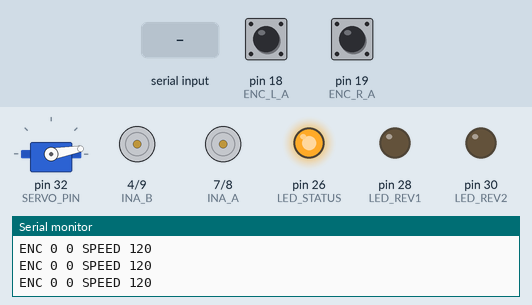
Bench run of a sketch on a simulated Arduino Mega 2560, built with avr-gcc and run on an emulated ATmega2560. Parts: servo, motor-driver pin pairs drawn as motors (green arrow = first pin HIGH = forward, orange = second pin HIGH = backward, longer = more drive, scaled by the enable pin), output pins drawn as LEDs (lit = HIGH), the last lines printed to the serial monitor. The inputs (shaded band) are chosen by the test bench; at power-on: pin 18 (ENC_L_A) HIGH, pin 19 (ENC_R_A) HIGH.

Above: at 1.2 s.
1.3 s: "w" received over Serial
At 2.8 s:
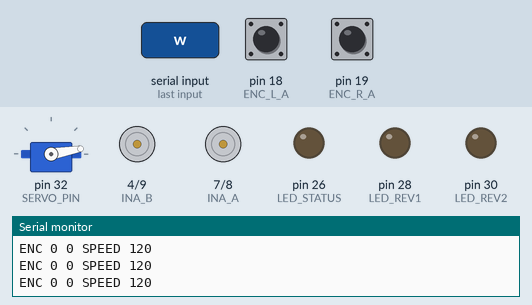
4.3 s: "s" received over Serial
At 4.4 s:
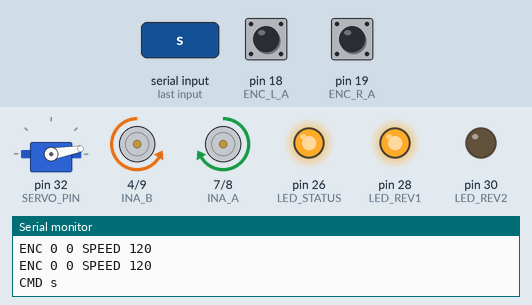
7.3 s: "a" received over Serial
At 7.7 s:
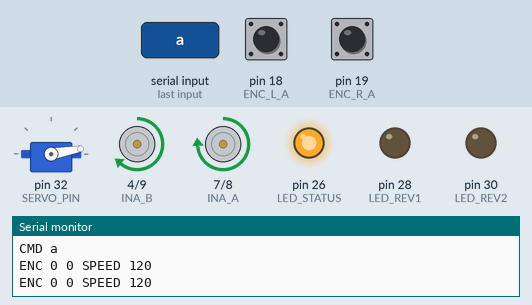
10.3 s: "d" received over Serial
At 10.55 s:
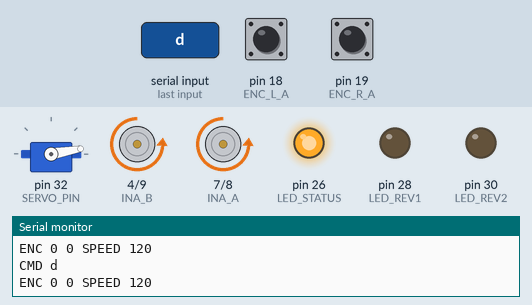
13.3 s: "u" received over Serial
At 14.8 s:
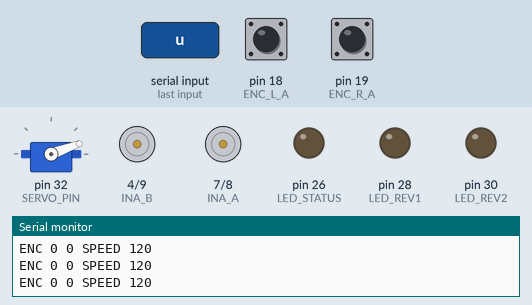
16.3 s: "w" received over Serial
At 16.4 s:
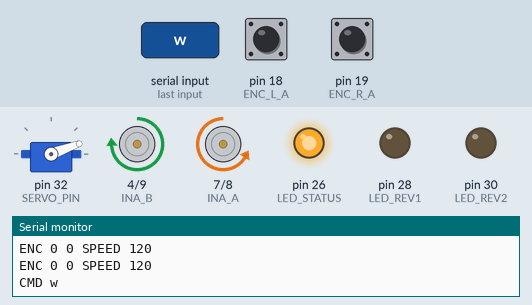
Timing chart, 0 to 20.3 s (numbered marks = the images above; inputs shaded):
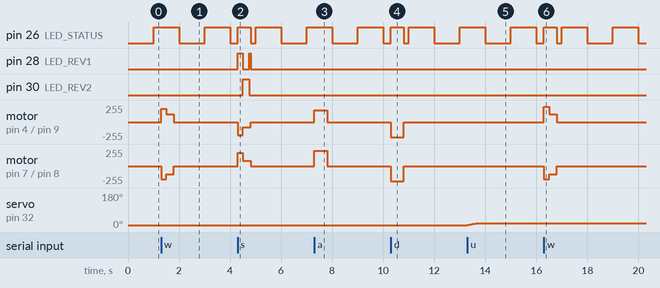

Measured:
- after the input at 1.3 s, motor on pin 4 (INA_B) / pin 9 (INB_B): stopped → forward 200/255 at once, → forward 120/255 0.20 s later, → stopped 0.30 s later; motor on pin 7 (INA_A) / pin 8 (INB_A): stopped → backward 200/255 at once, → backward 120/255 0.20 s later, → stopped 0.30 s later
- after the input at 4.3 s, pin 28 (LED_REV1): LOW → HIGH at once, → LOW 0.20 s later, → HIGH 0.25 s later, → LOW 0.05 s later; pin 30 (LED_REV2): LOW → HIGH after 0.20 s, → LOW 0.25 s later
- after the input at 7.3 s, motor on pin 4 (INA_B) / pin 9 (INB_B): stopped → forward 180/255 at once, → stopped 0.50 s later; motor on pin 7 (INA_A) / pin 8 (INB_A): stopped → forward 230/255 at once, → stopped 0.50 s later
- after the input at 10.3 s, motor on pin 4 (INA_B) / pin 9 (INB_B), motor on pin 7 (INA_A) / pin 8 (INB_A): stopped → backward 230/255 at once, → stopped 0.50 s later
- after the input at 13.3 s, servo on pin 32 (SERVO_PIN): moves from 10° to 20° over 0.36 s, starting at once
- after the input at 16.3 s, motor on pin 4 (INA_B) / pin 9 (INB_B): stopped → forward 230/255 at once, → forward 120/255 0.20 s later, → stopped 0.30 s later; motor on pin 7 (INA_A) / pin 8 (INB_A): stopped → backward 200/255 at once, → backward 120/255 0.20 s later, → stopped 0.30 s later

The sketch:

jnnp_keyboard_drive.ino
```cpp
/*
  JNNP ROBOTICS CLUB - KEYBOARD DRIVE
  Arduino Mega 2560 + Monster Moto Shield
  Four GA25-370 motors wired in parallel pairs
    Left pair  = Channel A (pins 7, 8, 5)
    Right pair = Channel B (pins 4, 9, 6)

  KEYS (from the Pi program robot_teleop.py, hold the key down)
    w / RIGHT arrow = forward          s / LEFT arrow = backward
    a / UP arrow    = turn LEFT        d / DOWN arrow = turn RIGHT
    x / SPACE = stop   + / - = speed   u / n = deck up / down   r = reset encoders

  FEATURES
    * Forward: both sides 120    Backward: both sides 80
    * Turn left : left -180 (back), right 230   Turn right: left 230, right -180 (back)
    * Kick-start: short full-power burst whenever a movement starts
    * Drive-straight correction: the encoders are compared every 50 ms and the
      faster side is slowed / slower side sped up, so W and S go straight
    * Safety stop if no key arrives for 0.5 s
    * Deck servo moves SLOWLY (1 degree every SERVO_STEP_MS) - driving keeps working while it moves
*/

#include <Servo.h>

// ---------- Motor pins ----------
const int INA_A = 7, INB_A = 8, PWM_A = 5;   // LEFT pair
const int INA_B = 4, INB_B = 9, PWM_B = 6;   // RIGHT pair

// ---------- Encoders ----------
const int ENC_L_A = 18, ENC_L_B = 22;        // left  yellow, white
const int ENC_R_A = 19, ENC_R_B = 24;        // right yellow, white

// ---------- Servo and LEDs ----------
const int SERVO_PIN = 32;
const int DECK_DOWN = 10;
const int DECK_UP   = 20;
// SLOW SERVO: the deck moves 1 degree every SERVO_STEP_MS milliseconds.
//   20 ms  -> about 50 degrees per second (gentle)
//   40 ms  -> about 25 degrees per second (slower)
//   10 ms  -> about 100 degrees per second (faster)
const unsigned long SERVO_STEP_MS = 40;
// The servo HOLDS the deck firmly closed all the time (from switch-on).
// It only opens when you press U, and closes when you press N.
// (A released servo is loose, so the deck could swing open when the robot
//  brakes or reverses - holding it stops that.)
const bool RELEASE_WHEN_DONE = false;
const unsigned long RELEASE_DELAY_MS = 500;  // wait this long after arriving, then release
const int LED_STATUS = 26, LED_REV1 = 28, LED_REV2 = 30;

// ---------- Speeds (0-255) ----------
int motorSpeed = 120;                        // FORWARD speed
int backSpeed  = 80;                         // BACKWARD speed
const int SPEED_STEP = 10;
const int MIN_SPEED = 50;
const int MAX_SPEED = 255;
const int KICK_SPEED = 200;                  // burst to start moving straight
const unsigned long KICK_TIME = 200;         // ms

// TURNING (UP = left, DOWN = right)
//   Turn LEFT : left wheels = TURN_LOW, right wheels = TURN_HIGH
//   Turn RIGHT: left wheels = TURN_HIGH, right wheels = TURN_LOW
//   Bigger difference between HIGH and LOW = shorter, faster turn
//   Negative TURN_LOW = inner wheels run BACKWARD, so both sides help rotate (best for a heavy robot)
const int TURN_HIGH = 230;                   // outer side (faster)
const int TURN_LOW  = -180;                  // inner side (slower) - lower = tighter turn
const unsigned long TURN_KICK_TIME = 200;    // same short start burst as straight


// ---------- Drive-straight correction ----------
const bool  STRAIGHT_CORRECTION = false;     // OFF: the left and right encoders count at different rates, so it was cutting power
const float KP = 0.8;                        // how strongly to correct (0.3 - 1.5)
const int   MAX_TRIM = 40;                   // maximum speed difference added per side
const unsigned long CORRECT_EVERY = 50;      // ms

// ---------- Safety ----------
const bool SAFETY_TIMEOUT = true;            // false only for Serial Monitor testing
const unsigned long TIMEOUT_MS = 500;

// ---------- State ----------
volatile long leftCount = 0, rightCount = 0;
char motion = 'x';
unsigned long lastCmdTime = 0, lastReport = 0, lastCorrect = 0, kickUntil = 0;
bool kicking = false;
float trim = 0;                              // + means slow the left, speed up the right
long prevL = 0, prevR = 0;
Servo deck;
int deckPos    = DECK_DOWN;                  // where the servo is now
int deckTarget = DECK_DOWN;                  // where it is going
unsigned long lastServoStep = 0;
unsigned long servoArrivedAt = 0;
bool servoOn = false;                        // false = servo not powered by the signal (limp)

void servoStart() {                          // switch the servo on at its current position
  if (!servoOn) {
    deck.write(deckPos);                     // set position BEFORE attaching, so it does not jump
    deck.attach(SERVO_PIN);
    servoOn = true;
  }
  servoArrivedAt = millis();                 // keep it switched on while it moves
}

void leftEncoder()  { if (digitalRead(ENC_L_B)) leftCount++;  else leftCount--;  }
void rightEncoder() { if (digitalRead(ENC_R_B)) rightCount++; else rightCount--; }

void setup() {
  Serial.begin(115200);
  pinMode(INA_A, OUTPUT); pinMode(INB_A, OUTPUT); pinMode(PWM_A, OUTPUT);
  pinMode(INA_B, OUTPUT); pinMode(INB_B, OUTPUT); pinMode(PWM_B, OUTPUT);
  pinMode(ENC_L_A, INPUT_PULLUP); pinMode(ENC_L_B, INPUT_PULLUP);
  pinMode(ENC_R_A, INPUT_PULLUP); pinMode(ENC_R_B, INPUT_PULLUP);
  attachInterrupt(digitalPinToInterrupt(ENC_L_A), leftEncoder,  RISING);
  attachInterrupt(digitalPinToInterrupt(ENC_R_A), rightEncoder, RISING);
  pinMode(LED_STATUS, OUTPUT); pinMode(LED_REV1, OUTPUT); pinMode(LED_REV2, OUTPUT);
  servoStart();                              // hold the deck closed from the start
  deckTarget = DECK_DOWN;
  stopMotors();
  Serial.println("READY - keys: w a s d x + - u n r");
}

void loop() {
  // 1) Read keys
  while (Serial.available()) {
    char c = tolower(Serial.read());
    switch (c) {
      case 'w': case 's': case 'a': case 'd': case 'x':
        lastCmdTime = millis();
        if (c != motion) startMotion(c);
        break;
      case '+': motorSpeed = min(MAX_SPEED, motorSpeed + SPEED_STEP);
                backSpeed  = min(MAX_SPEED, backSpeed  + SPEED_STEP); applyMotion(); break;
      case '-': motorSpeed = max(MIN_SPEED, motorSpeed - SPEED_STEP);
                backSpeed  = max(MIN_SPEED, backSpeed  - SPEED_STEP); applyMotion(); break;
      case 'u': servoStart(); deckTarget = DECK_UP;   break;   // only moves when U is pressed
      case 'n': servoStart(); deckTarget = DECK_DOWN; break;   // only moves when N is pressed
      case 'r': noInterrupts(); leftCount = 0; rightCount = 0; interrupts(); break;
      default: break;
    }
  }

  // 2) Safety stop
  if (SAFETY_TIMEOUT && motion != 'x' && millis() - lastCmdTime > TIMEOUT_MS) startMotion('x');

  // 3) End of kick-start
  if (kicking && millis() > kickUntil) {
    kicking = false;
    resetCorrection();
    applyMotion();
  }

  // 4) Drive-straight correction (only for W and S, after the kick)
  if (millis() - lastCorrect >= CORRECT_EVERY) {
    lastCorrect = millis();
    noInterrupts(); long l = leftCount, r = rightCount; interrupts();
    long dl = labs(l - prevL), dr = labs(r - prevR);   // ticks moved by each side
    prevL = l; prevR = r;
    if (STRAIGHT_CORRECTION && !kicking && (motion == 'w' || motion == 's')
        && dl > 0 && dr > 0) {                          // both encoders working
      trim += KP * (dl - dr);                           // left faster -> trim grows
      trim = constrain(trim, -MAX_TRIM, MAX_TRIM);
      applyMotion();
    }
  }

  // 4b) Move the deck servo one small step towards its target (slow, smooth)
  if (servoOn && deckPos != deckTarget && millis() - lastServoStep >= SERVO_STEP_MS) {
    lastServoStep = millis();
    deckPos += (deckTarget > deckPos) ? 1 : -1;
    deck.write(deckPos);
    servoArrivedAt = millis();
  }
  // switch the servo off after it has arrived, so it cannot twitch on its own
  if (RELEASE_WHEN_DONE && servoOn && deckPos == deckTarget
      && millis() - servoArrivedAt > RELEASE_DELAY_MS) {
    deck.detach();
    servoOn = false;
  }

  // 5) LEDs
  bool blink = (millis() / 250) % 2;
  digitalWrite(LED_STATUS, motion != 'x' ? HIGH : (millis() / 1000) % 2);
  digitalWrite(LED_REV1, motion == 's' &&  blink);
  digitalWrite(LED_REV2, motion == 's' && !blink);

  // 6) Report to the Pi: ENC <left> <right> SPEED <speed>
  if (millis() - lastReport > 200) {
    lastReport = millis();
    noInterrupts(); long l = leftCount, r = rightCount; interrupts();
    Serial.print("ENC "); Serial.print(l); Serial.print(' '); Serial.print(r);
    Serial.print(" SPEED "); Serial.println(motorSpeed);
  }
}

void resetCorrection() {
  trim = 0;
  noInterrupts(); prevL = leftCount; prevR = rightCount; interrupts();
}

void startMotion(char c) {
  motion = c;
  Serial.print("CMD "); Serial.println(c);
  resetCorrection();
  if (motion != 'x') {
    kicking = true;
    unsigned long k = KICK_TIME;
    if (motion == 'a' || motion == 'd') k = TURN_KICK_TIME;
    kickUntil = millis() + k;
  } else {
    kicking = false;
  }
  applyMotion();
}

void applyMotion() {
  int base     = (motion == 's') ? backSpeed : motorSpeed;     // forward 120, backward 80
  int straight = kicking ? max(KICK_SPEED, base) : base;
  int left  = constrain(straight - (int)trim, 0, 255);
  int right = constrain(straight + (int)trim, 0, 255);

  // during the start burst keep the same HIGH:LOW ratio, just stronger
  int high = kicking ? max(KICK_SPEED, TURN_HIGH) : TURN_HIGH;
  int low  = kicking ? (long)high * TURN_LOW / TURN_HIGH : TURN_LOW;

  switch (motion) {
    case 'w': driveLeft(+left);  driveRight(+right); break;   // forward
    case 's': driveLeft(-left);  driveRight(-right); break;   // backward
    case 'a': driveLeft(+low);   driveRight(+high);  break;   // turn left:  left back, right forward
    case 'd': driveLeft(+high);  driveRight(+low);   break;   // turn right: left forward, right back
    default:  stopMotors();                          break;
  }
}

// ----- One side at a time. Positive = forward, negative = backward. -----
// Directions come from the club's tested route code (left side is reversed).
void driveLeft(int spd) {
  if (spd >= 0) { digitalWrite(INA_A, LOW);  digitalWrite(INB_A, HIGH); }
  else          { digitalWrite(INA_A, HIGH); digitalWrite(INB_A, LOW);  spd = -spd; }
  analogWrite(PWM_A, spd);
}

void driveRight(int spd) {
  if (spd >= 0) { digitalWrite(INA_B, HIGH); digitalWrite(INB_B, LOW);  }
  else          { digitalWrite(INA_B, LOW);  digitalWrite(INB_B, HIGH); spd = -spd; }
  analogWrite(PWM_B, spd);
}

void stopMotors() {
  analogWrite(PWM_A, 0);
  analogWrite(PWM_B, 0);
  digitalWrite(INA_A, LOW); digitalWrite(INB_A, LOW);
  digitalWrite(INA_B, LOW); digitalWrite(INB_B, LOW);
}
```
